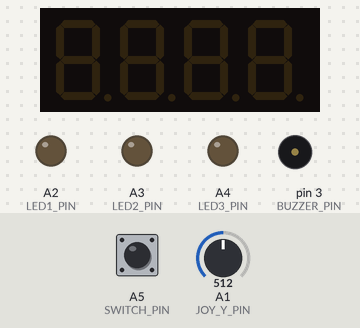
Simulated run of this sketch. Board: Arduino Uno, built with avr-gcc and run on an emulated ATmega328P. Shown: 4-digit seven-segment display, output pins drawn as LEDs (lit = HIGH), buzzer (waves = sounding). The test bench sets the inputs (shaded band); at power-on: A5 (SWITCH_PIN) HIGH, A1 (JOY_Y_PIN) = 512. Random numbers use the default seed unless the sketch sets one.

Above: at 1.2 s.
1.3 s: A5 (SWITCH_PIN) pulled LOW for 0.15 s
At 2.2 s:
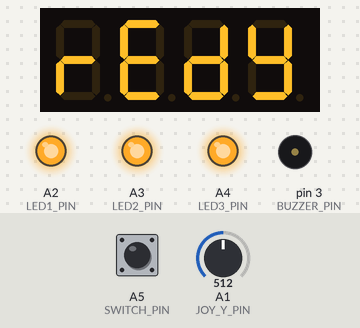
At 10.25 s:
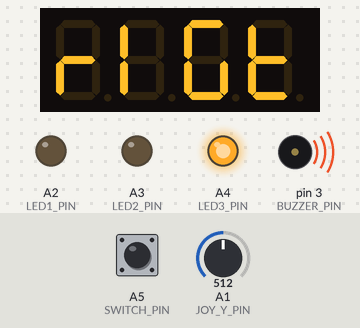
10.4 s: A5 (SWITCH_PIN) pulled LOW for 3.2 s
At 20.6 s:
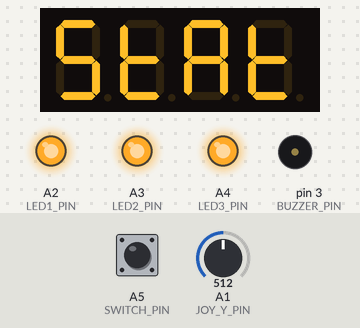
Timing chart, 0 to 21.1 s (numbered marks = the images above; inputs shaded):
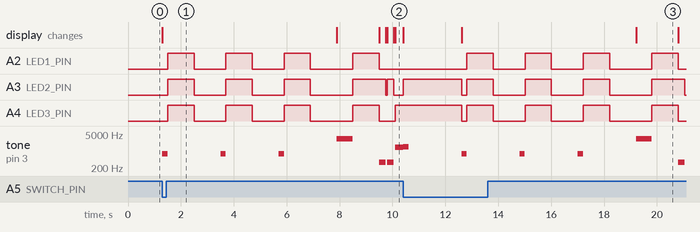

Measured:
- after the input at 1.3 s, A2 (LED1_PIN): LOW → HIGH after 0.20 s, → LOW 1.0 s later, → HIGH 1.2 s later, → LOW 1.0 s later, … (8 changes in this stretch); A3 (LED2_PIN): LOW → HIGH after 0.20 s, → LOW 1.0 s later, → HIGH 1.2 s later, → LOW 1.0 s later, … (10 changes in this stretch)
- after the input at 10.4 s, A2 (LED1_PIN): LOW → HIGH after 2.4 s, → LOW 1.0 s later, → HIGH 1.2 s later, → LOW 1.0 s later, … (8 changes in this stretch)
- what the display in image 3 shows lasts 1.6 s, from 19.2 s to 20.8 s

The sketch:

JoystickModule.ino
```cpp
/**
 * refracta - 마이크로프로세서및실습 (CSE124-02)
 * 과제 2 Joystick Module 소스 코드
 */

#include "SevSeg.h"

#define BUZZER_PIN 3

#define SEV_SEG_A_PIN 2
#define SEV_SEG_B_PIN 0
#define SEV_SEG_C_PIN 4
#define SEV_SEG_D_PIN 5
#define SEV_SEG_E_PIN 6
#define SEV_SEG_F_PIN 7
#define SEV_SEG_G_PIN 8
#define SEV_SEG_DP_PIN 9

#define SEV_SEG_D1_PIN 10
#define SEV_SEG_D2_PIN 11
#define SEV_SEG_D3_PIN 12
#define SEV_SEG_D4_PIN 13

#define JOY_X_PIN A0
#define JOY_Y_PIN A1

#define LED1_PIN A2
#define LED2_PIN A3
#define LED3_PIN A4
#define NUM_OF_LED 3
// LED 핀 배열 선언
const int LED_PINS[] = {A2, A3, A4};

#define SWITCH_PIN A5

// #define DEBUG_MODE

#ifdef DEBUG_MODE
	#define debug(log) Serial.println(log);
#else
	#define debug(log)
#endif

#define JOY_TRIGGER_VALUE 256
#define GET_JOY_X() map(analogRead(JOY_X_PIN), 0, 1023, -512, 512)
#define GET_JOY_Y() map(analogRead(JOY_Y_PIN), 0, 1023, -512, 512)

#define delay(ms) delayWithRefresh(ms)

SevSeg Display;

// 7 세그먼트 모듈의 디스플레이 출력을 유지하기 위해서 전용 delay 함수를 정의하고 매크로를 이용하여 바꿔치기한다.
void delayWithRefresh(long ms) {
	long start = millis();
	while(true) {
		Display.refreshDisplay();
		if(millis() - start >= ms){
			break;
		}
	}
}

// 7 세그먼트, 조이스틱, LED, 스위치의 핀과 설정들을 초기화한다.
void setup() {
	byte digitPins[] = {SEV_SEG_D1_PIN, SEV_SEG_D2_PIN, SEV_SEG_D3_PIN, SEV_SEG_D4_PIN};
	byte segmentPins[] = {SEV_SEG_A_PIN, SEV_SEG_B_PIN, SEV_SEG_C_PIN, SEV_SEG_D_PIN, SEV_SEG_E_PIN, SEV_SEG_F_PIN, SEV_SEG_G_PIN, SEV_SEG_DP_PIN};
	Display.begin(COMMON_ANODE, 4, digitPins, segmentPins, true);
	Display.setBrightness(100);

	pinMode(JOY_X_PIN, INPUT);
	pinMode(JOY_Y_PIN, INPUT);

	pinMode(LED1_PIN, OUTPUT);
	pinMode(LED2_PIN, OUTPUT);
	pinMode(LED3_PIN, OUTPUT);

	pinMode(SWITCH_PIN, INPUT_PULLUP);

	#ifdef DEBUG_MODE
	Serial.begin(9600);
	#endif
	// 7 세그먼트 모듈이 0번핀을 사용하기 때문에 Serial 기능을 사용하면 해당 모듈의 출력에 영향이 있다.
}

/*
 * data from https://www.arduino.cc/en/Tutorial/BuiltInExamples/toneMelody
 * 아두이노 튜토리얼 문서의 헤더 파일을 배열 형태로 정리한 것, 각 음계의 진동수의 상수 정의이다.
 */
const int frequencies[] =
{
	31,				 														// octave 0
	33, 35, 37, 39, 41, 44, 46, 49, 52, 55, 58, 62,							// octave 1
	65, 69, 73, 78, 82, 87, 93, 98, 104, 110, 117, 123,						// octave 2
	131, 139, 147, 156, 165, 175, 185, 196, 208, 220, 233, 247,				// octave 3
	262, 277, 294, 311, 330, 349, 370, 392, 415, 440, 466, 494,				// octave 4
	523, 554, 587, 622, 659, 698, 740, 784, 831, 880, 932, 988,				// octave 5
	1047, 1109, 1175, 1245, 1319, 1397, 1480, 1568, 1661, 1760, 1865, 1976, // octave 6
	2093, 2217, 2349, 2489, 2637, 2794, 2960, 3136, 3322, 3520, 3729, 3951, // octave 7
	4186, 4435, 4699, 4978													// octave 8
};


// "도 도# 레 레# 미 파 파# 솔 솔# 라 라# 시" 순의 출력 처리용 character 배열
const char notes[] = {'c', 'C', 'd', 'D', 'e', 'f', 'F', 'g', 'G', 'a', 'A', 'b'}; // length = 12

// note에 해당하는 notes의 index를 반환한다.
int getNoteIndex(char note) {
	for(int i = 0; i < 12; i++){
		if(notes[i] == note) {
			return i;
		}
	}
	return -1;
}

// note, octave의 출력으로 duration 동안 부저에 소리를 출력하는 함수
void playTone(char note, int octave, int duration){
	int frequency = frequencies[getNoteIndex(note) - 11 + octave * 12];
	tone(BUZZER_PIN, frequency, duration);
	delay(duration);
	noTone(BUZZER_PIN);
}

// 현재 스위치의 눌림 여부를 반환한다.
bool isSwitchActive() {
	return digitalRead(SWITCH_PIN) == LOW;
}

void loop() {
	if(isSwitchActive()){
		startGame();
	}
}

// 모든 LED의 상태를 설정한다.
void setAllLED(bool status) {
	for(int j = 0; j < NUM_OF_LED; j++) {
		digitalWrite(LED_PINS[j], status ? HIGH : LOW);
	}
}

// 빵빠레 음을 재생한다. (게임 승리시 재생)
void playFanfare() {
	playTone('a', 5, 200);
	playTone('a', 5, 100);
	playTone('a', 5, 300);
	playTone('b', 5, 200);
	playTone('a', 5, 200);
	playTone('b', 5, 200);
	playTone('c', 6, 200);
	playTone('c', 6, 100);
	playTone('c', 6, 700);
}

void startGame() {
	randomSeed(millis());
	// 사용자가 버튼을 누른 시점의 millis() 함수 값을 이용하여 의사난수 시드를 초기화한다.

	// 대기 및 시작
	Display.setChars("REDY");
	for(int i = 0; i < 3; i++) {
		playTone('g', 5, 200);
		setAllLED(true);
		delay(1000);
		setAllLED(false);
		delay(1000);
	}
	Display.setChars("STAT");
	playTone('g', 7, 600);

	// 본 게임 시작 1초 대기
	setAllLED(true);
	delay(1000);
	setAllLED(false);

	// 참참참 시작
	Display.setChars("CHA1");
	digitalWrite(LED2_PIN, HIGH);
	playTone('f', 4, 250);
	Display.blank();
	digitalWrite(LED2_PIN, LOW);
	delay(50);

	Display.setChars("CHA2");
	digitalWrite(LED2_PIN, HIGH);
	playTone('f', 4, 250);
	Display.blank();
	digitalWrite(LED2_PIN, LOW);
	delay(50);

	// 조이스틱 방향 결정과 그에 따른 처리
	int randomLR = random(2);
	if(randomLR == 0) {
		Display.setChars("LEFT");
		digitalWrite(LED1_PIN, HIGH);
	} else {
		Display.setChars("RIGT");
		digitalWrite(LED3_PIN, HIGH);
	}
	playTone('f', 6, 300);

	// 사용자 입력 처리
	long waitInput = millis();
	bool selected = false;
	int joy;
	while(millis() - waitInput <= 10) {
		joy = GET_JOY_Y();
		if(abs(joy) > JOY_TRIGGER_VALUE) {
			selected = true;
		}
	}
	joy = joy < 0 ? 0 : 1;

	// 최종 결과 출력
	if(selected && joy == randomLR) {
		Display.setChars("COOL");
		playFanfare();
		for(int k = 0; k < 3; k++){
			setAllLED(true);
			delay(500);
			setAllLED(false);
			delay(500);
		}
	} else {
		Display.setChars("LOSE");
		digitalWrite(LED2_PIN, HIGH);
		playTone('F', 6, 100);
		playTone('F', 6, 100);
		delay(2000);
	}

	// 시각 피드백 초기화
	Display.blank();
	setAllLED(false);
}
```
